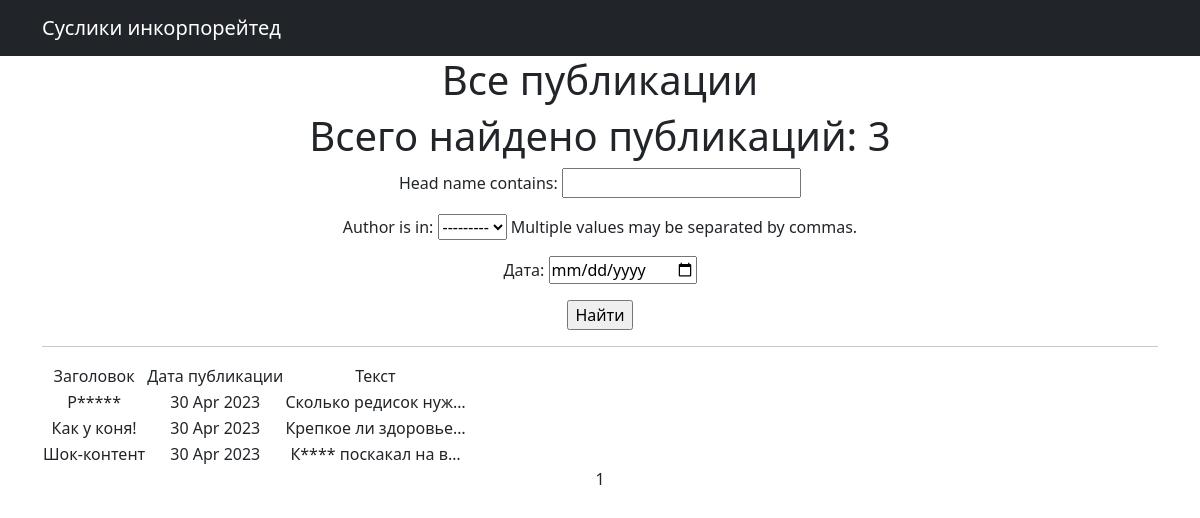
The app's page /search/, older data.
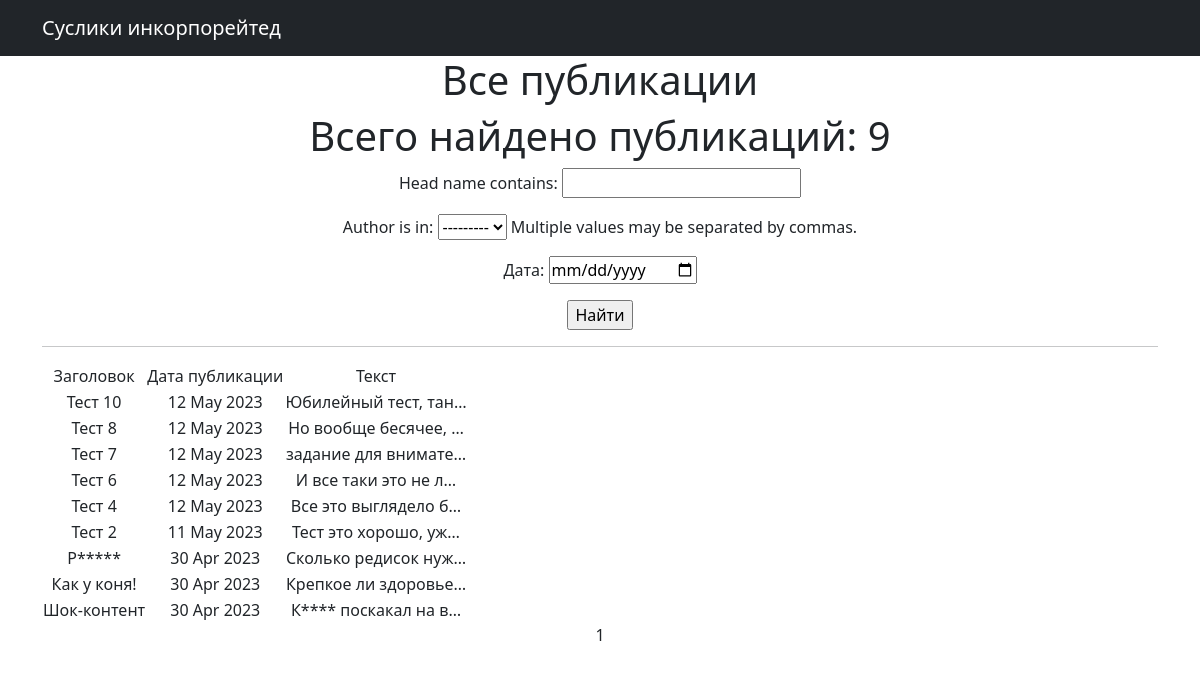
The same page, newer data.
### news/models.py (models this page shows, shortened)
class Post(models.Model):
    objects = None
    author = models.ForeignKey(Author, on_delete=models.CASCADE)
    type = models.CharField(max_length=2, choices=TYPE, default='02')
    time_in = models.DateTimeField(auto_now_add=True)
    category = models.ManyToManyField(Category, through="PostCategory")
    head_name = models.CharField(max_length=250, unique=True)
    article_text = models.TextField()
    rate = models.IntegerField(default=0)

### news/views.py (the view)
# urls.py: path('search/', PostSearch.as_view(), name='post_search'),
class PostSearch(ListView):
    model = Post
    ordering = '-time_in'
    template_name = 'search.html'
    context_object_name = 'news'
    paginate_by = 10
    def get_queryset(self):
        queryset = super().get_queryset()
        self.filterset = NewsFilter(self.request.GET, queryset)
        return self.filterset.qs
    def get_context_data(self, **kwargs):
        context = super().get_context_data(**kwargs)
        context['time_now'] = datetime.utcnow()
        context['new_post'] = "Свежие новости сегодня!"
        context['filterset'] = self.filterset
        return context

### news/models.py (called while the page is built)
    def __str__(self):
        return self.user.username

### news/templatetags/custom_filters.py (called while the page is built)
@register.filter()
def censor(word):
   if isinstance(word, str):
      for i in word.split():
         if i.capitalize() in cens:
               word = word.replace(i, i[0] + '*' * len(i))
   else:
      raise ValueError(
         'custom_filters -> censor -> A string is expected, but a different data type has been entered')
   return word

### templates/search.html (shortened to what this page needs)
{% extends 'flatpages/default.html' %}
{% load custom_filters %}
{% load custom_tags %}
{% block content %}
<h1>Все публикации</h1>
<h1>Всего найдено публикаций: {{news|length}}</h1>
 <form action="" method="get">
       {{ filterset.form.as_p }}
       <input type="submit" value="Найти" />
   </form>
   <hr>
   {% if news %}
       <table>
           <tr>
               <td>Заголовок</td>
               <td>Дата публикации</td>
               <td>Текст</td>
           </tr>
           {% for post in news %}
           <tr>
               <td>{{ post.head_name|censor }}</td>
               <td>{{ post.time_in|date:'d M Y' }}</td>
               <td>{{ post.article_text|censor| truncatechars:20}}</td>
           </tr>
           {% endfor %}
       </table>
   {% else %}
       <h2>Новостей нет!</h2>
   {% endif %}
   {{ page_obj.number }}
{% endblock content %}

### templates/flatpages/default.html (shortened to what this page needs)
<!DOCTYPE html>
<html lang="en">
    <head>
        {% load static %}
        <link href="{% static 'css/styles.css' %}" rel="stylesheet" />
    </head>
    <body>
        <nav class="navbar navbar-expand-lg navbar-dark bg-dark static-top">
            <div class="container">
                <a class="navbar-brand" href="#">Суслики инкорпорейтед</a>
            </div>
        </nav>
        <div class="container">
            <div class="row">
                <div class="col-lg-12 text-center">
                    {% block content %}{% endblock content %}
                </div>
            </div>
        </div>
    </body>
</html>

Row changes from the older to the newer data that the page shows:
added Post: head_name|censor "Тест 10", time_in "12 May 2023", article_text|censor "Юбилейный тест, тан…"
added Post: head_name|censor "Тест 8", time_in "12 May 2023", article_text|censor "Но вообще бесячее, …"
added Post: head_name|censor "Тест 7", time_in "12 May 2023", article_text|censor "задание для внимате…"
added Post: head_name|censor "Тест 6", time_in "12 May 2023", article_text|censor "И все таки это не л…"
added Post: head_name|censor "Тест 4", time_in "12 May 2023", article_text|censor "Все это выглядело б…"
added Post: head_name|censor "Тест 2", time_in "11 May 2023", article_text|censor "Тест это хорошо, уж…"
Text that changed along with them:
{{ news|length }}: "3" → "9"
